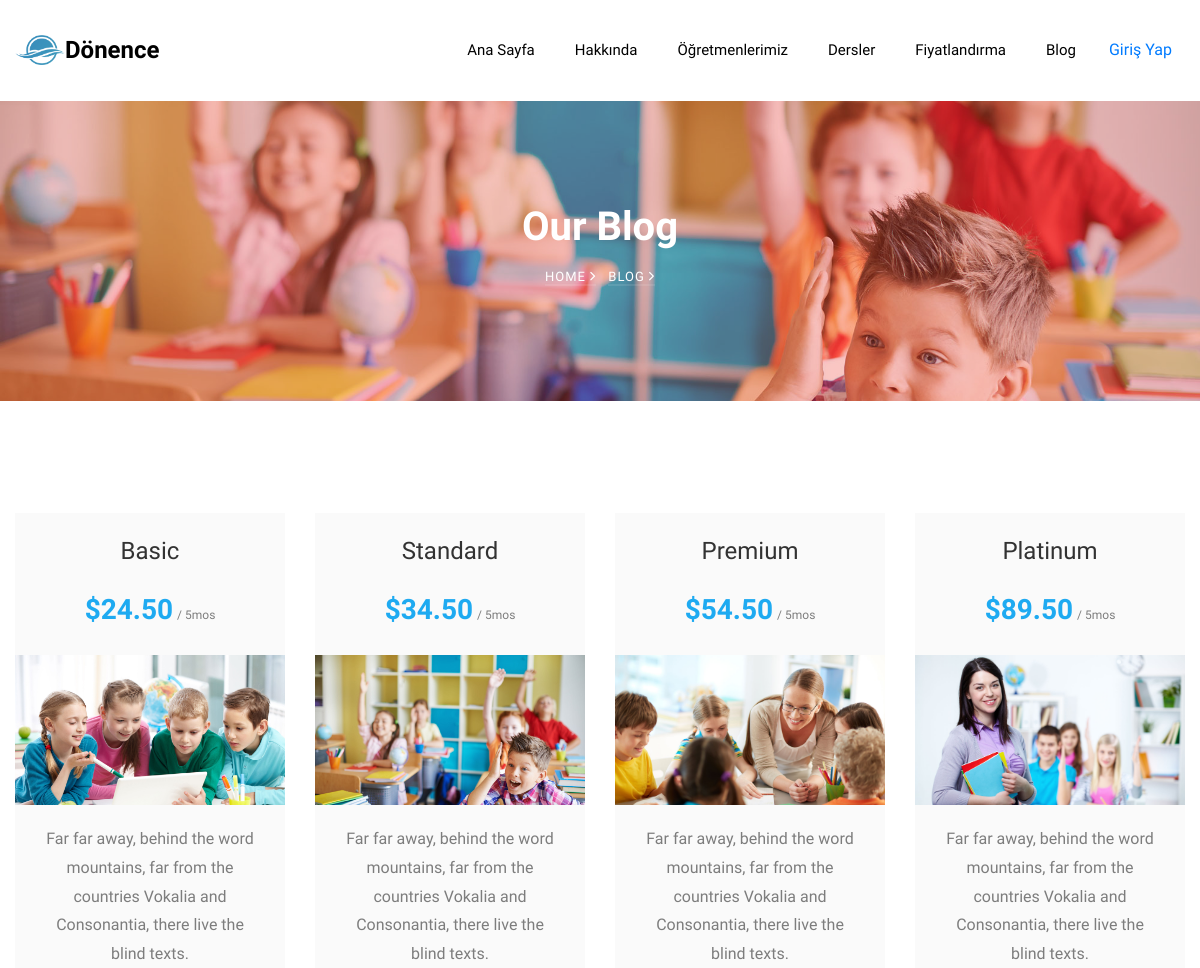
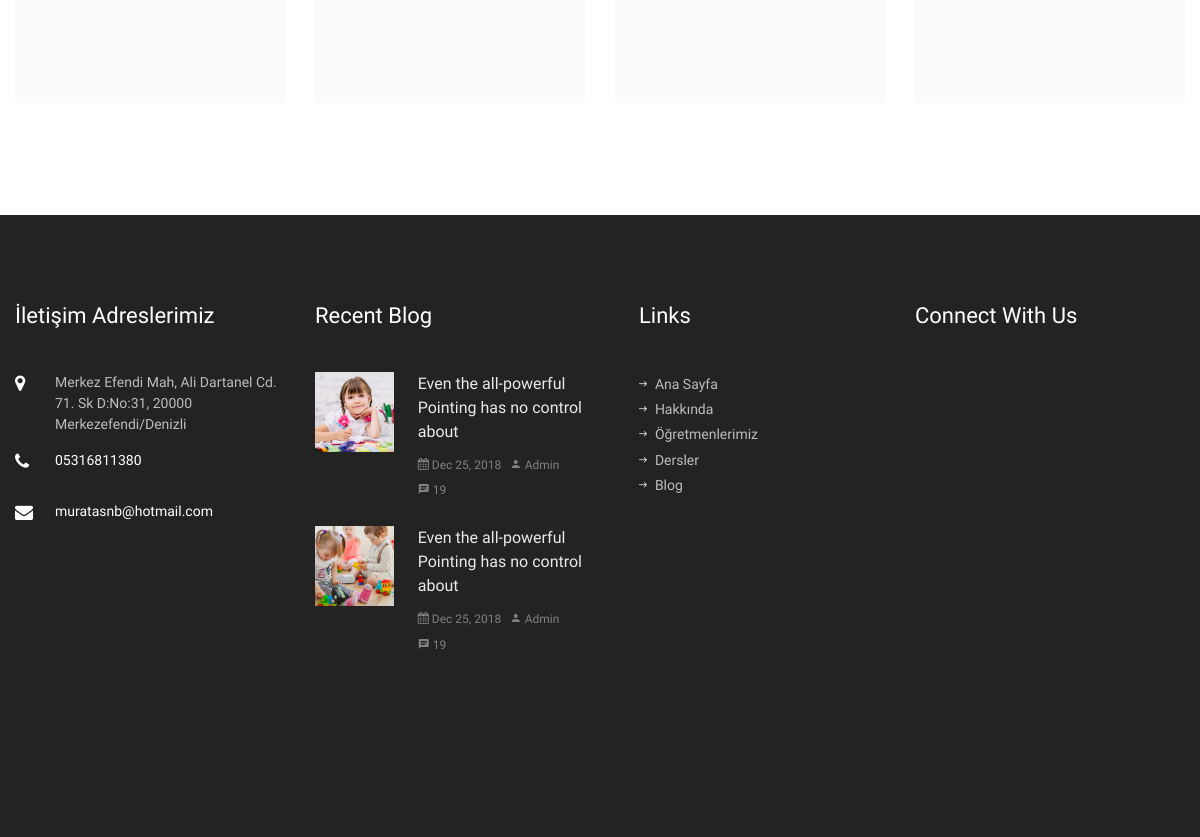
The app's page /Pricing with its own data (2 pictures, top to bottom).
### app/models.py (models this page shows)
class footer(models.Model):
    adress = models.CharField(max_length=220, null=False)
    telephone = models.CharField(max_length=12, null=False)
    email = models.EmailField(max_length=254)
    twitter = models.URLField(max_length=254)
    facebook = models.URLField(max_length=254)
    instagram = models.URLField(max_length=254)

### app/views.py (the view)
# urls.py: path('Pricing', views.Pricing, name='Pricing'),
def Pricing(request):
    if request.method == 'POST':
        Parent = ebeveyn(ebeveynName=request.POST['ebeveynName'],studentName=request.POST['studentName'],Email=request.POST['Email'],Password=request.POST['Password'])
        Parent.save()
        return redirect('/Pricing')
    else:
        foot = footer.objects.all()
        context = { 'foot' : foot }
        return render(request, 'pricing.html', context)

### app/templates/pricing.html (shortened to what this page needs)
{% extends "base.html" %}
{% block content %}
{% include "include/navbar.html" %}
{% include "include/pages.html" %}
		<section class="ftco-section">
    	<div class="container">
    		<div class="row">
        	<div class="col-md-6 col-lg-3 ftco-animate">
        		<div class="pricing-entry bg-light pb-4 text-center">
        			<div>
	        			<h3 class="mb-3">Basic</h3>
	        			<p><span class="price">$24.50</span> <span class="per">/ 5mos</span></p>
	        		</div>
	        		<div class="img" style="background-image: url(/static/images/bg_1.jpg);"></div>
	        		<div class="px-4">
	        			<p>Far far away, behind the word mountains, far from the countries Vokalia and Consonantia, there live the blind texts.</p>
        			</div>
        			<p class="button text-center"><a href="#" class="btn btn-primary px-4 py-3">Take A Course</a></p>
        		</div>
        	</div>
        	<div class="col-md-6 col-lg-3 ftco-animate">
        		<div class="pricing-entry bg-light pb-4 text-center">
        			<div>
	        			<h3 class="mb-3">Standard</h3>
	        			<p><span class="price">$34.50</span> <span class="per">/ 5mos</span></p>
	        		</div>
	        		<div class="img" style="background-image: url(/static/images/bg_2.jpg);"></div>
        			<div class="px-4">
	        			<p>Far far away, behind the word mountains, far from the countries Vokalia and Consonantia, there live the blind texts.</p>
        			</div>
        			<p class="button text-center"><a href="#" class="btn btn-secondary px-4 py-3">Take A Course</a></p>
        		</div>
        	</div>
        	<div class="col-md-6 col-lg-3 ftco-animate">
        		<div class="pricing-entry bg-light active pb-4 text-center">
        			<div>
	        			<h3 class="mb-3">Premium</h3>
	        			<p><span class="price">$54.50</span> <span class="per">/ 5mos</span></p>
	        		</div>
	        		<div class="img" style="background-image: url(/static/images/bg_3.jpg);"></div>
        			<div class="px-4">
	        			<p>Far far away, behind the word mountains, far from the countries Vokalia and Consonantia, there live the blind texts.</p>
        			</div>
        			<p class="button text-center"><a href="#" class="btn btn-tertiary px-4 py-3">Take A Course</a></p>
        		</div>
        	</div>
        	<div class="col-md-6 col-lg-3 ftco-animate">
        		<div class="pricing-entry bg-light pb-4 text-center">
        			<div>
	        			<h3 class="mb-3">Platinum</h3>
	        			<p><span class="price">$89.50</span> <span class="per">/ 5mos</span></p>
	        		</div>
	        		<div class="img" style="background-image: url(/static/images/bg_5.jpg);"></div>
        			<div class="px-4">
	        			<p>Far far away, behind the word mountains, far from the countries Vokalia and Consonantia, there live the blind texts.</p>
        			</div>
        			<p class="button text-center"><a href="#" class="btn btn-quarternary px-4 py-3">Take A Course</a></p>
        		</div>
        	</div>
        </div>
    	</div>
    </section>
    {% include "include/footer.html" %}
    {% endblock content %}

### app/templates/include/footer.html (shortened to what this page needs)
    <footer class="ftco-footer ftco-bg-dark ftco-section">
      {% for footer in foot %}
      <div class="container">
        <div class="row mb-5">
          <div class="col-md-6 col-lg-3">
            <div class="ftco-footer-widget mb-5">
                <h2 class="ftco-heading-2">İletişim Adreslerimiz</h2>
                <div class="block-23 mb-3">
                  <ul>
                    <li><span class="icon icon-map-marker"></span><span class="text">{{ footer.adress }}</span></li>
                    <li><a href="#"><span class="icon icon-phone"></span><span class="text">{{ footer.telephone }}</span></a></li>
                    <li><a href="#"><span class="icon icon-envelope"></span><span class="text">{{ footer.email }}</span></a></li>
                  </ul>
                </div>
            </div>
          </div>
          <div class="col-md-6 col-lg-3">
            <div class="ftco-footer-widget mb-5">
              <h2 class="ftco-heading-2">Recent Blog</h2>
              <div class="block-21 mb-4 d-flex">
                <a class="blog-img mr-4" style="background-image: url(/static/images/image_1.jpg);"></a>
                <div class="text">
                  <h3 class="heading"><a href="#">Even the all-powerful Pointing has no control about</a></h3>
                  <div class="meta">
                    <div><a href="#"><span class="icon-calendar"></span> Dec 25, 2018</a></div>
                    <div><a href="#"><span class="icon-person"></span> Admin</a></div>
                    <div><a href="#"><span class="icon-chat"></span> 19</a></div>
                  </div>
                </div>
              </div>
              <div class="block-21 mb-5 d-flex">
                <a class="blog-img mr-4" style="background-image: url(/static/images/image_2.jpg);"></a>
                <div class="text">
                  <h3 class="heading"><a href="#">Even the all-powerful Pointing has no control about</a></h3>
                  <div class="meta">
                    <div><a href="#"><span class="icon-calendar"></span> Dec 25, 2018</a></div>
                    <div><a href="#"><span class="icon-person"></span> Admin</a></div>
                    <div><a href="#"><span class="icon-chat"></span> 19</a></div>
                  </div>
                </div>
              </div>
            </div>
          </div>
          <div class="col-md-6 col-lg-3">
            <div class="ftco-footer-widget mb-5 ml-md-4">
              <h2 class="ftco-heading-2">Links</h2>
              <ul class="list-unstyled">
                <li><a href="/"><span class="ion-ios-arrow-round-forward mr-2"></span>Ana Sayfa</a></li>
                <li><a href="about"><span class="ion-ios-arrow-round-forward mr-2"></span>Hakkında</a></li>
                <li><a href="Teacher"><span class="ion-ios-arrow-round-forward mr-2"></span>Öğretmenlerimiz</a></li>
                <li><a href="Courses"><span class="ion-ios-arrow-round-forward mr-2"></span>Dersler</a></li>
                <li><a href="Blog"><span class="ion-ios-arrow-round-forward mr-2"></span>Blog</a></li>
              </ul>
            </div>
          </div>
          <div class="col-md-6 col-lg-3">
            <div class="ftco-footer-widget mb-5">
                <h2 class="ftco-heading-2 mb-0">Connect With Us</h2>
                <ul class="ftco-footer-social list-unstyled float-md-left float-lft mt-3">
              </ul>
            </div>
          </div>
        </div>
      </div>
      {% endfor%}
      </footer>

### app/static/css/icomoon.css (style rules this page uses)
[class^="icon-"], [class*=" icon-"] { font-family: 'icomoon' !important; speak: none; font-style: normal; font-weight: normal; font-variant: normal; text-transform: none; line-height: 1; -webkit-font-smoothing: antialiased; -moz-osx-font-smoothing: grayscale; }
.icon-map-marker:before { content: "\f041"; }
.icon-calendar:before { content: "\f073"; }
.icon-phone:before { content: "\f095"; }
.icon-envelope:before { content: "\f0e0"; }
.icon-chat:before { content: "\e0b7"; }
.icon-person:before { content: "\e7fd"; }

### records on screen
footer: adress "Merkez Efendi Mah, Ali Dartanel Cd. 71. Sk D:No:31, 20000 Merkezefendi/Denizli", telephone "05316811380", email "muratasnb@hotmail.com"
